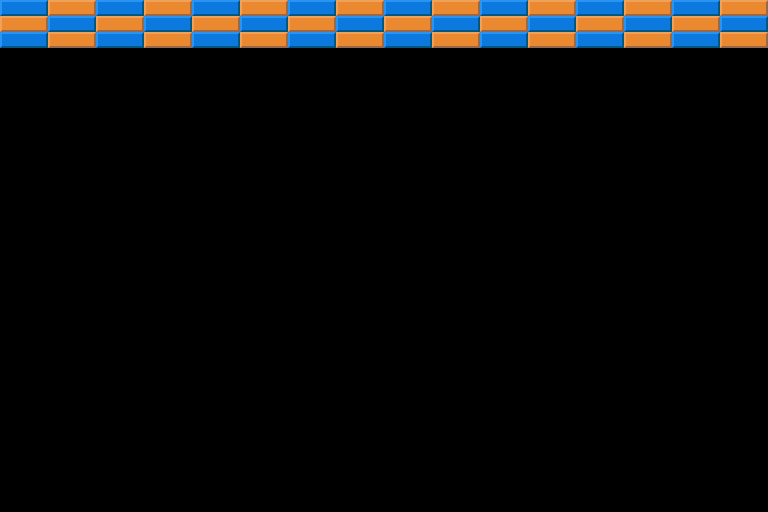

A level layout from a 2D game, rendered from its tile map. Below: a short description, then the map file with its tile-grid data intact:
An orthogonal 16x32 tile map with 48x16 px tiles, 1 tile layer (Blocks) and 1 object.

<map version="1.0" orientation="orthogonal" renderorder="right-down" width="16" height="32" tilewidth="48" tileheight="16" nextobjectid="4">
 <tileset firstgid="1" name="BlockSpritesheet" tilewidth="48" tileheight="16" tilecount="4" columns="4">
  <image source="BlockSpritesheet.png" trans="000000" width="192" height="16" />
  <tile id="0">
   <properties>
    <property name="Type" value="Blue" />
   </properties>
   <objectgroup draworder="index">
    <object id="1" x="0" y="0" width="48" height="16" />
   </objectgroup>
  </tile>
  <tile id="1">
   <properties>
    <property name="Type" value="Orange" />
   </properties>
  </tile>
 </tileset>
 <layer name="Blocks" width="16" height="32">
  <data encoding="csv">
1,2,1,2,1,2,1,2,1,2,1,2,1,2,1,2,
2,1,2,1,2,1,2,1,2,1,2,1,2,1,2,1,
1,2,1,2,1,2,1,2,1,2,1,2,1,2,1,2,
0,0,0,0,0,0,0,0,0,0,0,0,0,0,0,0,
0,0,0,0,0,0,0,0,0,0,0,0,0,0,0,0,
0,0,0,0,0,0,0,0,0,0,0,0,0,0,0,0,
0,0,0,0,0,0,0,0,0,0,0,0,0,0,0,0,
0,0,0,0,0,0,0,0,0,0,0,0,0,0,0,0,
0,0,0,0,0,0,0,0,0,0,0,0,0,0,0,0,
0,0,0,0,0,0,0,0,0,0,0,0,0,0,0,0,
0,0,0,0,0,0,0,0,0,0,0,0,0,0,0,0,
0,0,0,0,0,0,0,0,0,0,0,0,0,0,0,0,
0,0,0,0,0,0,0,0,0,0,0,0,0,0,0,0,
0,0,0,0,0,0,0,0,0,0,0,0,0,0,0,0,
0,0,0,0,0,0,0,0,0,0,0,0,0,0,0,0,
0,0,0,0,0,0,0,0,0,0,0,0,0,0,0,0,
0,0,0,0,0,0,0,0,0,0,0,0,0,0,0,0,
0,0,0,0,0,0,0,0,0,0,0,0,0,0,0,0,
0,0,0,0,0,0,0,0,0,0,0,0,0,0,0,0,
0,0,0,0,0,0,0,0,0,0,0,0,0,0,0,0,
0,0,0,0,0,0,0,0,0,0,0,0,0,0,0,0,
0,0,0,0,0,0,0,0,0,0,0,0,0,0,0,0,
0,0,0,0,0,0,0,0,0,0,0,0,0,0,0,0,
0,0,0,0,0,0,0,0,0,0,0,0,0,0,0,0,
0,0,0,0,0,0,0,0,0,0,0,0,0,0,0,0,
0,0,0,0,0,0,0,0,0,0,0,0,0,0,0,0,
0,0,0,0,0,0,0,0,0,0,0,0,0,0,0,0,
0,0,0,0,0,0,0,0,0,0,0,0,0,0,0,0,
0,0,0,0,0,0,0,0,0,0,0,0,0,0,0,0,
0,0,0,0,0,0,0,0,0,0,0,0,0,0,0,0,
0,0,0,0,0,0,0,0,0,0,0,0,0,0,0,0,
0,0,0,0,0,0,0,0,0,0,0,0,0,0,0,0
</data>
 </layer>
</map>
